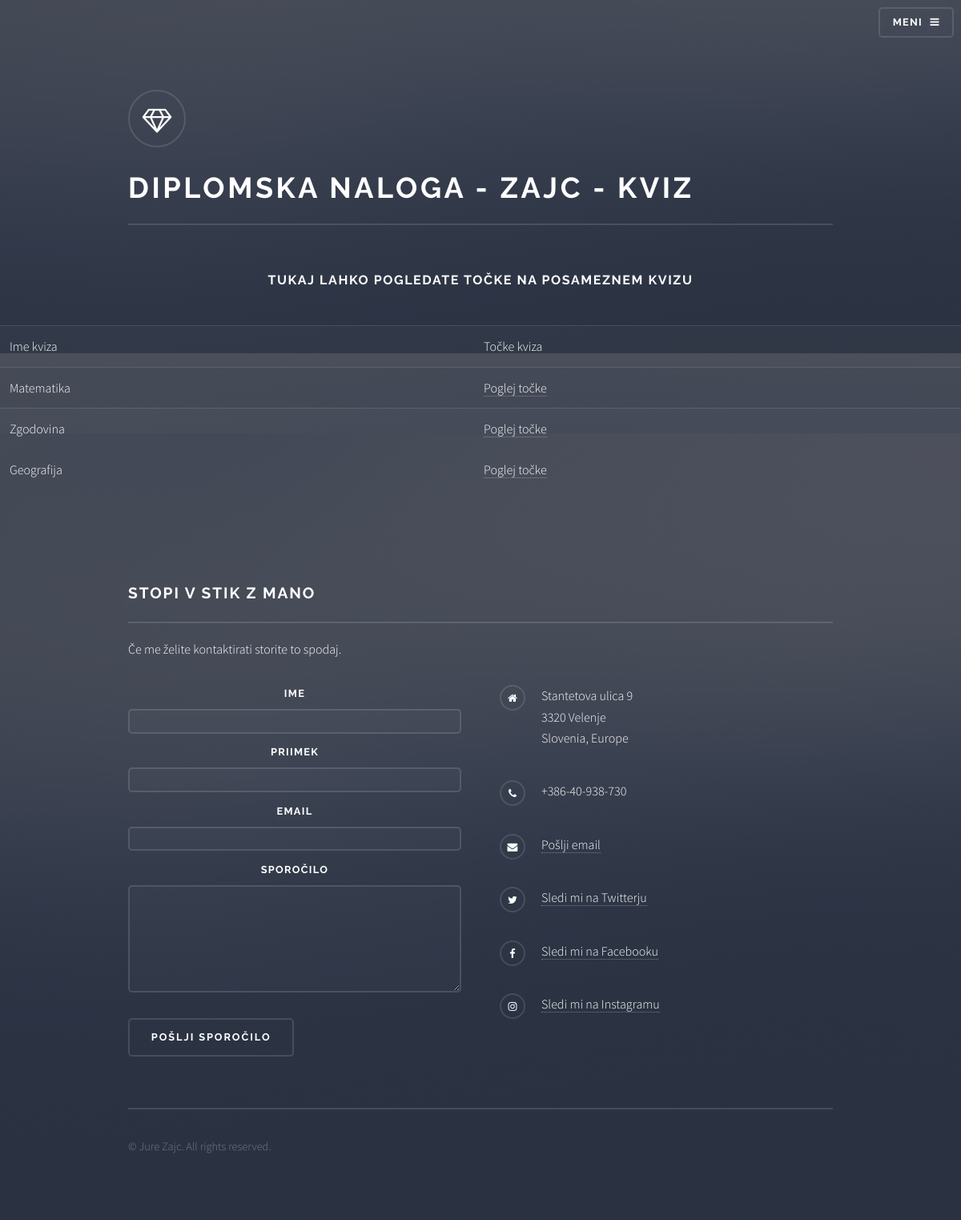
Page /quiz_result.php (signed in) on the committed database.
### tables this page shows
CREATE TABLE `quizes` (
  `ID_quizes` int(11) NOT NULL,
  `ID_users` int(11) NOT NULL,
  `quiz_name` varchar(255) DEFAULT NULL,
  `since_when` date DEFAULT NULL,
  `until` date DEFAULT NULL,
  `nmb_question` int(11) DEFAULT NULL
);

### quiz_result.php (the view)
<?php
    include_once './header.php';
    include_once './database.php';
    $user_id = $_SESSION['user_id'];
?>
<?php
    $queryAdmin = "SELECT * FROM users WHERE ID_users = $user_id";
    $resultAdmin = mysqli_query($link, $queryAdmin);
    $resultAdmin2 = mysqli_fetch_array($resultAdmin);
    if ($resultAdmin2['Admin'] == NULL){
        echo '<h1 style=text-align:center;> Nimaš zadostnih pravic za ogled te strani!</h1>';
        echo '<div style="text-align: center">';
        echo "<a style=text-align:center; href=\"javascript:history.go(-1)\">POJDI NAZAJ</a>";
        echo '</div>';
    }
 else {
 ?>
<h1 style="text-align: center">Tukaj lahko pogledate točke na posameznem kvizu</h1>
<br>
<table id="test">
    <tr>
        <td>Ime kviza</td>
        <td>Točke kviza</td>
    </tr>
<?php
    $query = "SELECT * FROM quizes";
    $result = mysqli_query($link, $query);
    while ($quiz_name = mysqli_fetch_array($result)) {
        echo '<tr>';
        echo '<td>'.$quiz_name['quiz_name'].'</td>';
        echo '<td>';
        echo '<a href="quiz_r.php?id='.$quiz_name['ID_quizes'].'")" >Poglej točke</a> ';
        echo '</td>';
        echo '</tr>';
    }
?>
</table>
<?php
 }
    include_once './footer.php';
?>

### assets/css/main.css (style rules this page uses)
html, body, div, span, applet, object, iframe, h1, h2, h3, h4, h5, h6, p, blockquote, pre, a, abbr, acronym, address, big, cite, code, del, dfn, em, img, ins, kbd, q, s, samp, small, strike, strong, sub, sup, tt, var, b, u, i, center, dl, dt, dd, ol, ul, li, fieldset, form, label, legend, table, caption, tbody, tfoot, thead, tr, th, td, article, aside, canvas, details, embed, figure, figcaption, footer, header, hgroup, menu, nav, output, ruby, section, summary, time, mark, audio, video { margin: 0; padding: 0; border: 0; font-size: 100%; font: inherit; vertical-align: baseline; }
body { line-height: 1; }
table { border-collapse: collapse; border-spacing: 0; }
body { -webkit-text-size-adjust: none; }
*, *:before, *:after { -moz-box-sizing: border-box; -webkit-box-sizing: border-box; box-sizing: border-box; }
body { -ms-overflow-style: scrollbar; }
body { background-color: #2e3141; background-image: linear-gradient(to top, rgba(46, 49, 65, 0.8), rgba(46, 49, 65, 0.8)), url("../../images/bg.jpg"); background-size: auto, cover; background-attachment: fixed, fixed; background-position: center, center; }
body, input, select, textarea { color: #ffffff; font-family: "Source Sans Pro", Helvetica, sans-serif; font-size: 16.5pt; font-weight: 300; line-height: 1.65; }
@media screen and (max-width: 1680px) { body, input, select, textarea { font-size: 13pt; } }
@media screen and (max-width: 1280px) { body, input, select, textarea { font-size: 12pt; } }
a { -moz-transition: color 0.2s ease-in-out, border-bottom-color 0.2s ease-in-out; -webkit-transition: color 0.2s ease-in-out, border-bottom-color 0.2s ease-in-out; -ms-transition: color 0.2s ease-in-out, border-bottom-color 0.2s ease-in-out; transition: color 0.2s ease-in-out, border-bottom-color 0.2s ease-in-out; border-bottom: dotted 1px rgba(255, 255, 255, 0.35); color: #ffffff; text-decoration: none; }
h1, h2, h3, h4, h5, h6 { color: #ffffff; font-family: Raleway, Helvetica, sans-serif; font-weight: 700; letter-spacing: 0.1em; margin: 0 0 1em 0; text-transform: uppercase; }
table { margin: 0 0 2em 0; width: 100%; }
table tbody tr { border: solid 1px rgba(255, 255, 255, 0.125); border-left: 0; border-right: 0; }
table tbody tr:nth-child(2n + 1) { background-color: rgba(255, 255, 255, 0.025); }
table td { padding: 0.75em 0.75em; }

### rows in the picture
quizes: quiz_name "Matematika"
quizes: quiz_name "Zgodovina"
quizes: quiz_name "Geografija"
